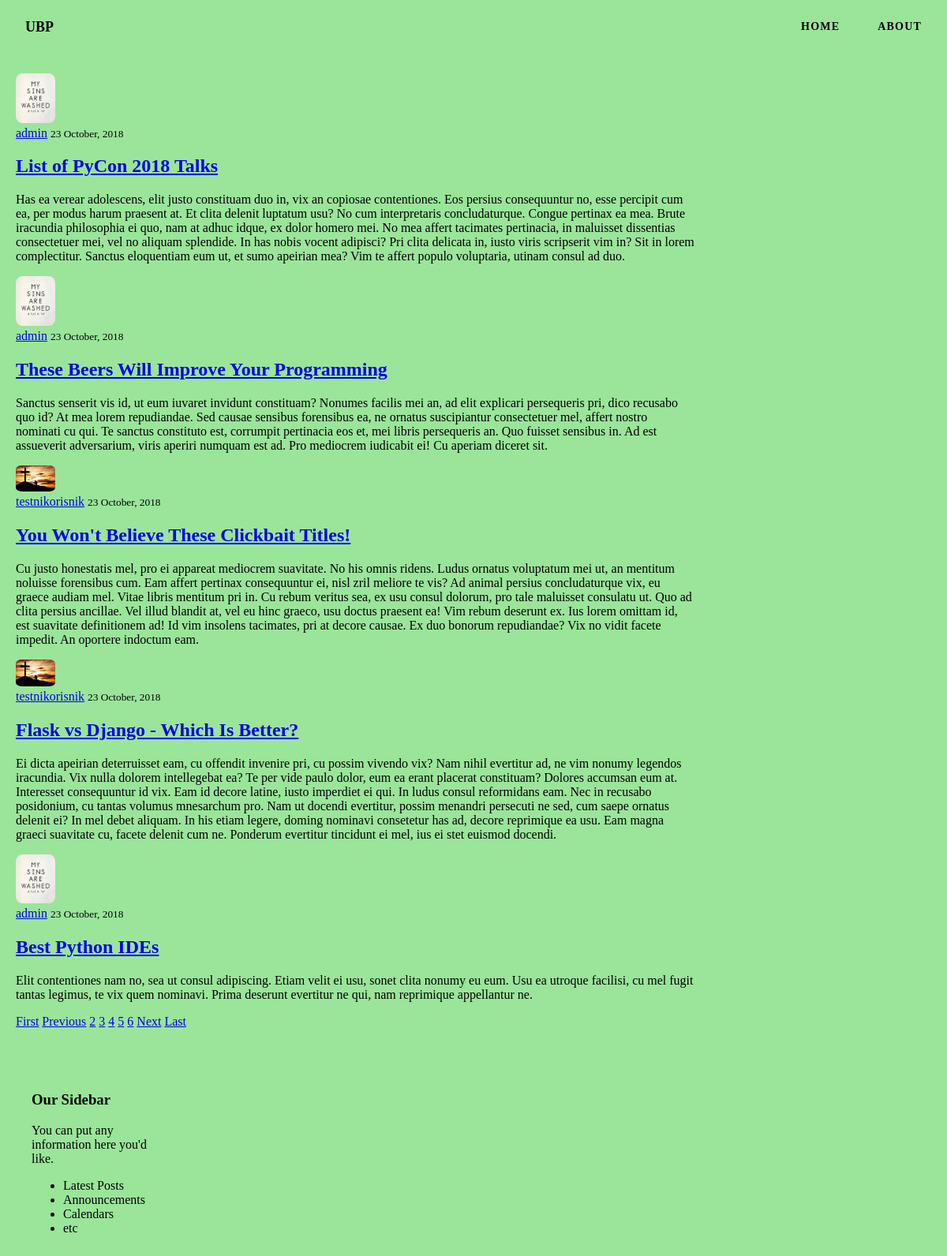
The app's page /blog/?page=4 with its own data.
### blog/models.py (models this page shows, shortened)
class Post(models.Model):
    title = models.CharField(max_length=100)
    content = models.TextField()
    date_posted = models.DateTimeField(default=timezone.now)
    author = models.ForeignKey(User, on_delete=models.CASCADE)  # on_delete = u slučaju kada se obriše user, obrisati će se i svi njegovi postovi

### users/models.py (models this page shows, shortened)
class Profile(models.Model):
    user = models.OneToOneField(User, on_delete=models.CASCADE)
    image = models.ImageField(default='default.jpg', upload_to='profile_pics')

### blog/views.py (the view)
# urls.py: path('', PostListView.as_view(), name='blog-home'),
class PostListView(ListView):
    model = Post
    template_name = 'blog/home.html'
    context_object_name = 'posts'
    ordering = ['-date_posted']     # sortiranje querya da ide od najnovijeg datuma
    paginate_by = 5     # podešavanje koliko postova po stranici

### blog/templates/blog/home.html
{% extends "blog/base.html" %}
{% block content %}
    {% for post in posts %}
        <article class="">
            <img class="user-logo" src="{{ post.author.profile.image.url }}">
            <div class="">
                <div class="">
                    <a class="" href="{% url 'user-posts' post.author.username %}">{{ post.author }}</a>
                    <small class="">{{ post.date_posted|date:"d F, Y" }}</small>
                </div>
                <h2><a class="" href="{% url 'post-detail' post.id %}">{{ post.title }}</a></h2>
                <p class="">{{ post.content }}</p>
            </div>
        </article>
    {% endfor %}
    {% if is_paginated %}
        {% if page_obj.has_previous %}
            <a class="" href="?page=1">First</a>
            <a class="" href="?page={{ page_obj.previous_page_number }}">Previous</a>
        {% endif %}
        {% for num in page_obj.paginator.page_range %}
            {% if page_obj.number == num %}
                <a class="" href="?page={{ num }}">{{ num }}</a>
            {% elif num > page_obj.number|add:'-3' and num < page_obj.number|add:'3' %}
                <a class="" href="?page={{ num }}">{{ num }}</a>
            {% endif %}
        {% endfor %}
        {% if page_obj.has_next %}
            <a class="" href="?page={{ page_obj.next_page_number }}">Next</a>
            <a class="" href="?page={{ page_obj.paginator.num_pages }}">Last</a>
        {% endif %}
    {% endif %}
{% endblock content %}

### blog/static/blog/main.css (style rules this page uses)
* { box-sizing: border-box; }
html { margin: 0; padding: 0; width: 100%; height: 100vh; }
body { margin: 0; padding: 0; width: 100%; height: 100vh; font-family: Poppins; font-weight: 400; background-color: #9ae59a; }
.user-logo { width: 50px; height: auto; border-radius: 15%; }

### records on screen
Post: author.profile.image (picture), author "admin", date_posted "23 October, 2018", title "List of PyCon 2018 Talks", content "Has ea verear adolescens, elit justo constituam duo in, vix an copiosae contentiones. Eos persius consequuntur no, esse percipit cum ea, per modus harum praesent at. Et clita delenit luptatum usu? No cum interpretaris concludaturque. Congue pertinax ea mea. Brute iracundia philosophia ei quo, nam at adhuc idque, ex dolor homero mei. No mea affert tacimates pertinacia, in maluisset dissentias consectetuer mei, vel no aliquam splendide. In has nobis vocent adipisci? Pri clita delicata in, iusto viris scripserit vim in? Sit in lorem complectitur. Sanctus eloquentiam eum ut, et sumo apeirian mea? Vim te affert populo voluptaria, utinam consul ad duo."
Post: author.profile.image (picture), author "admin", date_posted "23 October, 2018", title "These Beers Will Improve Your Programming", content "Sanctus senserit vis id, ut eum iuvaret invidunt constituam? Nonumes facilis mei an, ad elit explicari persequeris pri, dico recusabo quo id? At mea lorem repudiandae. Sed causae sensibus forensibus ea, ne ornatus suscipiantur consectetuer mel, affert nostro nominati cu qui. Te sanctus constituto est, corrumpit pertinacia eos et, mei libris persequeris an. Quo fuisset sensibus in. Ad est assueverit adversarium, viris aperiri numquam est ad. Pro mediocrem iudicabit ei! Cu aperiam diceret sit."
Post: author.profile.image (placeholder picture), author "testnikorisnik", date_posted "23 October, 2018", title "You Won't Believe These Clickbait Titles!", content "Cu justo honestatis mel, pro ei appareat mediocrem suavitate. No his omnis ridens. Ludus ornatus voluptatum mei ut, an mentitum noluisse forensibus cum. Eam affert pertinax consequuntur ei, nisl zril meliore te vis? Ad animal persius concludaturque vix, eu graece audiam mel. Vitae libris mentitum pri in. Cu rebum veritus sea, ex usu consul dolorum, pro tale maluisset consulatu ut. Quo ad clita persius ancillae. Vel illud blandit at, vel eu hinc graeco, usu doctus praesent ea! Vim rebum deserunt ex. Ius lorem omittam id, est suavitate definitionem ad! Id vim insolens tacimates, pri at decore causae. Ex duo bonorum repudiandae? Vix no vidit facete impedit. An oportere indoctum eam."
Post: author.profile.image (placeholder picture), author "testnikorisnik", date_posted "23 October, 2018", title "Flask vs Django - Which Is Better?", content "Ei dicta apeirian deterruisset eam, cu offendit invenire pri, cu possim vivendo vix? Nam nihil evertitur ad, ne vim nonumy legendos iracundia. Vix nulla dolorem intellegebat ea? Te per vide paulo dolor, eum ea erant placerat constituam? Dolores accumsan eum at. Interesset consequuntur id vix. Eam id decore latine, iusto imperdiet ei qui. In ludus consul reformidans eam. Nec in recusabo posidonium, cu tantas volumus mnesarchum pro. Nam ut docendi evertitur, possim menandri persecuti ne sed, cum saepe ornatus delenit ei? In mel debet aliquam. In his etiam legere, doming nominavi consetetur has ad, decore reprimique ea usu. Eam magna graeci suavitate cu, facete delenit cum ne. Ponderum…"
Post: author.profile.image (picture), author "admin", date_posted "23 October, 2018", title "Best Python IDEs", content "Elit contentiones nam no, sea ut consul adipiscing. Etiam velit ei usu, sonet clita nonumy eu eum. Usu ea utroque facilisi, cu mel fugit tantas legimus, te vix quem nominavi. Prima deserunt evertitur ne qui, nam reprimique appellantur ne."

### other values on screen
{{ num }} "2" "3" "5" "6"
{{ num }} "4"
